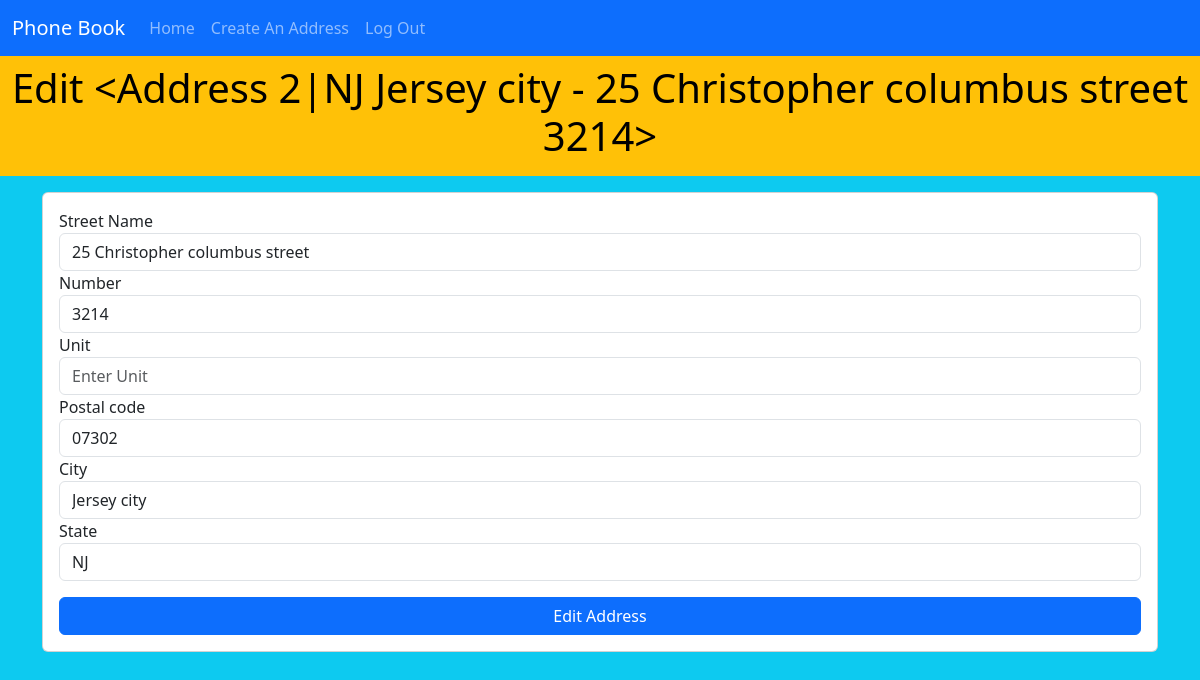
The page /edit/2 (signed in) on the database its author committed.
### app/models.py (models this page shows, shortened)
class Address(db.Model):
    id = db.Column(db.Integer, primary_key=True)
    street_name = db.Column(db.String(50), nullable=False)
    number = db.Column(db.Integer, nullable=False)
    unit = db.Column(db.String(50), nullable=True)
    postal_code = db.Column(db.String(20), nullable=False)
    city = db.Column(db.String(50), nullable=False)
    state = db.Column(db.String(20), nullable=False)
    date_created = db.Column(db.DateTime, nullable=False, default=datetime.utcnow)
    phone_id = db.Column(db.Integer, db.ForeignKey('phone.id'))
    def __repr__(self):
        return f"<Address {self.id}|{self.state} {self.city} - {self.street_name} {self.number}>"

### app/routes.py (the view, shortened to what this page needs)
@app.route('/edit/<address_id>', methods=["GET", "POST"])
@login_required
def edit_address(address_id):
    form = AddressForm()
    address_to_edit = Address.query.get_or_404(address_id)
    if address_to_edit.phone != current_user:
        flash("You do not have permission to edit this address", "danger")
        return redirect(url_for('index'))
    form.street_name.data = address_to_edit.street_name
    form.number.data = address_to_edit.number
    form.unit.data = address_to_edit.unit
    form.postal_code.data = address_to_edit.postal_code
    form.city.data = address_to_edit.city
    form.state.data = address_to_edit.state
    return render_template('edit_address.html', form=form, address=address_to_edit)

### app/forms.py
class AddressForm(FlaskForm):
    street_name = StringField('Street Name', validators=[InputRequired()])
    number = IntegerField("Number", validators=[InputRequired()])
    unit = StringField("Unit")
    postal_code = StringField("Postal code", validators=[InputRequired()])
    city = StringField("City", validators=[InputRequired()])
    state = StringField("State", validators=[InputRequired()])
    submit = SubmitField('Create')

### app/models.py (called while the page is built)
@login.user_loader
def get_a_phone_by_id(phone_id):
    return db.session.get(Phone, phone_id)

### app/templates/edit_address.html (shortened to what this page needs)
{% extends 'base.html' %}
{% block header %}
    <h1>Edit {{ address }}</h1>
{% endblock %}
{% block content %}
    <div class="row">
        <div class="col">
            <div class="card mt-3">
                <div class="card-body">
                    <form action="" method="post">
                        {{ form.street_name.label }}
                        {{ form.street_name(class="form-control", placeholder="Enter Street Name") }}
                        {{ form.number.label }}
                        {{ form.number(class="form-control", placeholder="Enter Number") }}
                        {{ form.unit.label }}
                        {{ form.unit(class="form-control", placeholder="Enter Unit") }}
                        {{ form.postal_code.label }}
                        {{ form.postal_code(class="form-control", placeholder="Enter Postal Code") }}
                        {{ form.city.label }}
                        {{ form.city(class="form-control", placeholder="Enter City") }}
                        {{ form.state.label }}
                        {{ form.state(class="form-control", placeholder="Enter State") }}
                        {{ form.submit(class="btn btn-primary w-100 mt-3", value="Edit Address") }}
                    </form>
                </div>
            </div>
        </div>
    </div>
{% endblock %}

### rows shown on the page
Address: id+state+city "<Address 2|NJ Jersey city - 25 Christopher columbus street 3214>", street_name "25 Christopher columbus street", number "3214", postal_code "07302", city "Jersey city", state "NJ"
